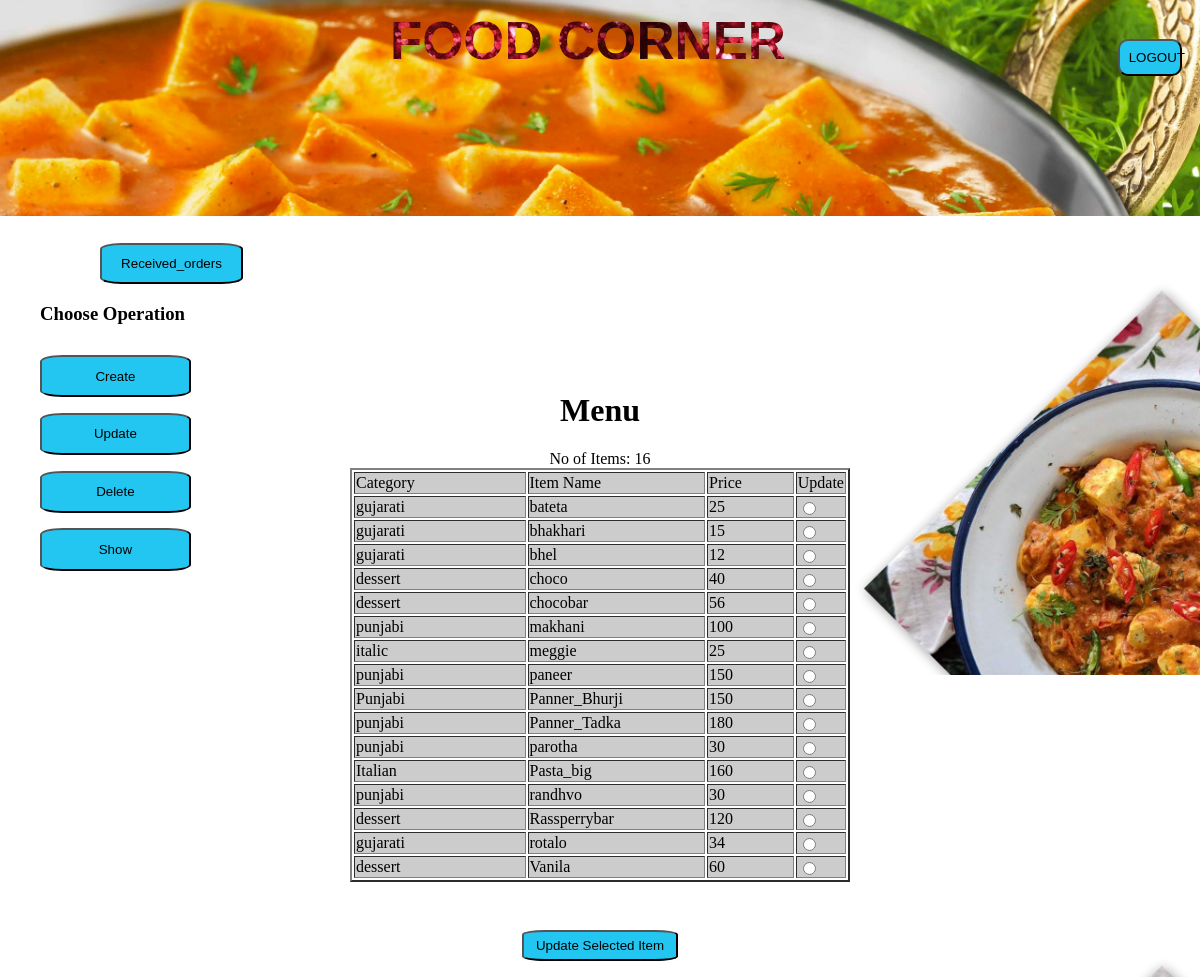
Screenshot of /Files/PhpProject1.4/Files/Update.php (signed in) with the database file from the repository.
### tables this page shows
CREATE TABLE `Menu` (
  `Category` varchar(30) NOT NULL,
  `ItemName` varchar(30) NOT NULL,
  `Price` int(6) DEFAULT NULL
);

### Files/PhpProject1.4/Files/Update.php (the view, shortened to what this page needs)
<html>
<body>
        <?php
        include 'main_1.php';
        $servername = "localhost";
        $username = "root";
        $password = "";
        $dbname = "PhpProject";
        try {
            $conn = new PDO("mysql:host=$servername;dbname=$dbname", $username, $password);
            $conn->setAttribute(PDO::ATTR_ERRMODE, PDO::ERRMODE_EXCEPTION);
             echo '<div class="ce"><center>';
            $sql = "SELECT * FROM Menu ";
            $query=$conn->query($sql);
            $c=$query->rowCount();
            echo "<h1> Menu</h1>No of Items: ".$c."</h3>";
            echo '<form action="FinalUpdate.php" method="POST">';
            if( $c > 0)
            {
                ?>
                <center>
                <table border="2" width="500">
                <tr>
                    <td>
                        Category
                    </td>
                    <td>
                        Item Name
                    </td>
                    <td>
                        Price
                    </td>
                    <td>
                        Update
                    </td>
                </tr>
        <?php
                while($r=$query->fetch())
                {
                    echo "<tr>";
                    echo '<td>'.$r["Category"].'</td><td>'.$r["ItemName"].'</td><td>'.$r["Price"];
                    echo '<td>  <input type="radio" name="food" value="'.$r["ItemName"].' "/>  </td>';
                    echo "</tr>";
                }
                echo '</table> </center>';
            }
            else
            {
                ?>
                <center>
                    <h3>Menu is empty !!!</h3></center>
                <?php
            }
            if( $c  > 0)
            {
                echo "<br><br><input type='submit' value='Update Selected Item' />";
            }
            echo "</form>";
        }
        catch(PDOException $e)
        {
            echo $sql . "<br>" . $e->getMessage();
        }
        ?>
                </div>
</body>
</html>

### Files/PhpProject1.4/Files/css/transfer.css (style rules this page uses)
@media (min-width:760px) { body { margin:0; padding: 0; background-image: url(../../IMAGES/back.jpg); -webkit-background-size:cover; background-size: 100%; } }
td { background-color: #ccc; width: 40%; }
input[type='submit'],button { border-radius: 15%; padding: 0.5%; width: 13%; background-color: #22c6f0; margin-top: 1%; }

### Files/PhpProject1.4/Files/Update.php (style rules this page uses)
@media (min-width:760px) { .ce { margin-top: -17%; } }

### rows the page displays
menu: Category "gujarati", ItemName "bateta", Price "25"
menu: Category "gujarati", ItemName "bhakhari", Price "15"
menu: Category "gujarati", ItemName "bhel", Price "12"
menu: Category "dessert", ItemName "choco", Price "40"
menu: Category "dessert", ItemName "chocobar", Price "56"
menu: Category "punjabi", ItemName "makhani", Price "100"
menu: Category "italic", ItemName "meggie", Price "25"
menu: Category "punjabi", ItemName "paneer", Price "150"
menu: Category "Punjabi", ItemName "Panner_Bhurji", Price "150"
menu: Category "punjabi", ItemName "Panner_Tadka", Price "180"
menu: Category "punjabi", ItemName "parotha", Price "30"
menu: Category "Italian", ItemName "Pasta_big", Price "160"
menu: Category "punjabi", ItemName "randhvo", Price "30"
menu: Category "dessert", ItemName "Rassperrybar", Price "120"
menu: Category "gujarati", ItemName "rotalo", Price "34"
menu: Category "dessert", ItemName "Vanila", Price "60"

### other values shown
$c "16"
